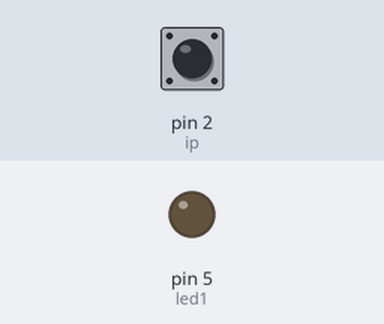
Bench run of a sketch on a simulated Arduino Uno, built with avr-gcc and run on an emulated ATmega328P. On the bench: output pins drawn as LEDs (lit = HIGH). Dashed ring = blinking. The test bench sets the inputs (shaded band); at power-on: pin 2 (ip) HIGH.

Above: at 1.2 s.
1.3 s: pin 2 (ip) pulled LOW for 0.15 s
At 1.46 s:
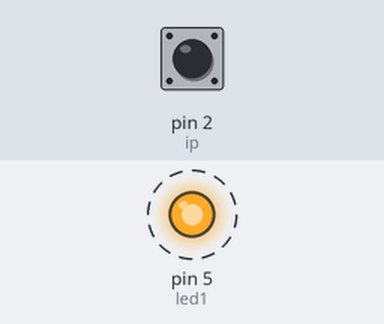
2.9 s: pin 2 (ip) pulled LOW for 3.2 s
At 6.11 s:
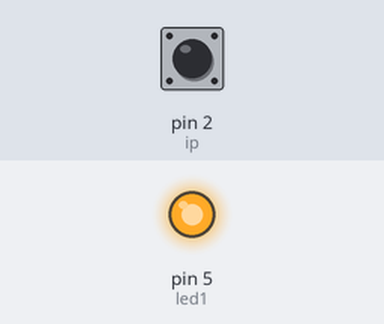
Timing chart, 0 to 7.6 s (numbered marks = the images above; inputs shaded):
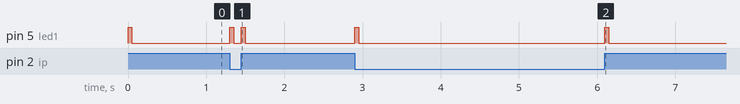

The sketch:

spectacular_rottis_gogo1.ino
```cpp
const int ip = 2;
const int led1 = 5;
int prevvalue = 0;
int currentvalue = 0;
long lastmove = millis();
int shaketime = 50;

void setup() {
 pinMode(ip, INPUT_PULLUP);


  pinMode(led1, OUTPUT);
  // put your setup code here, to run once:

}

void loop() {
  currentvalue = digitalRead(ip);
  if(currentvalue != prevvalue)
  {
    lastmove = millis();
    prevvalue = currentvalue;

  }
  if(millis() - lastmove < shaketime)
  {
    digitalWrite(led1,HIGH);
  }
  else
  {
    digitalWrite(led1,LOW);
  }
  // put your main code here, to run repeatedly:

}
```

Measured:
- after the input at 1.3 s, pin 5 (led1): alternates HIGH for 0.05 s and LOW for 0.10 s, 4 changes in all, then stays LOW, starting at once
- after the input at 2.9 s, pin 5 (led1): alternates HIGH for 0.05 s and LOW for 3.2 s, 4 changes in all, then stays LOW, starting at once
